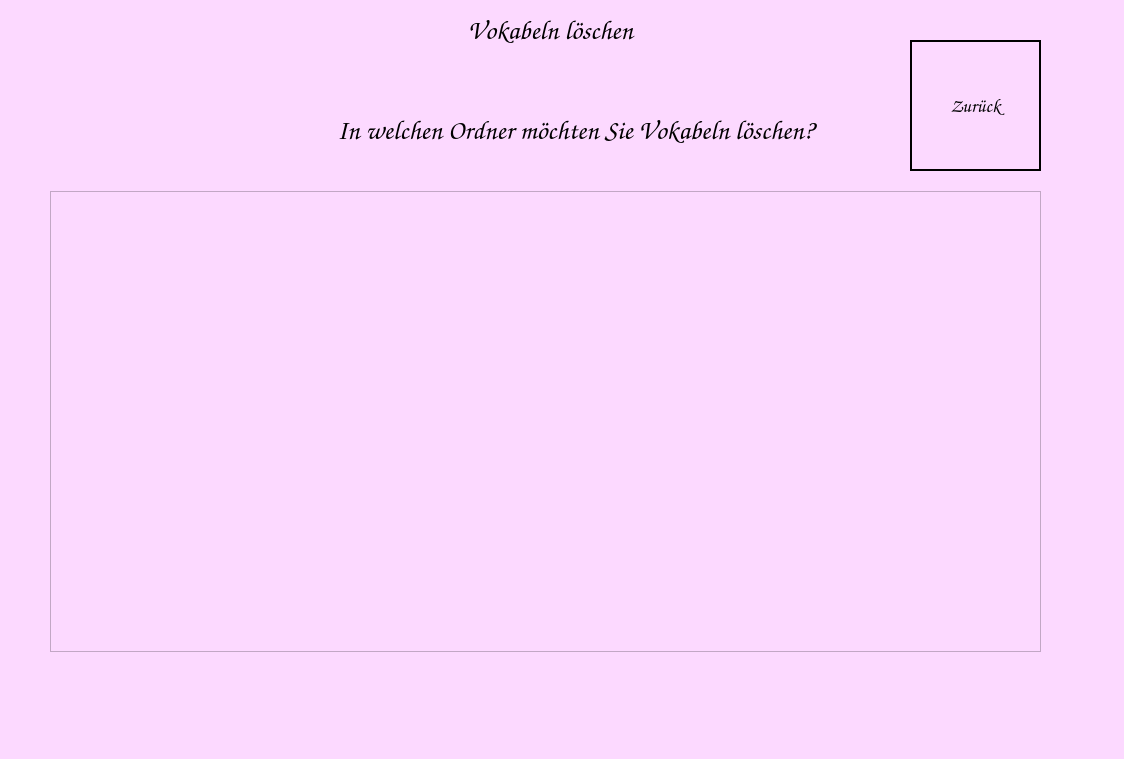
<?xml version="1.0" encoding="UTF-8"?>
<ui version="4.0">
 <class>WindowVocabularyDeleteFolder</class>
 <widget class="QMainWindow" name="WindowVocabularyDeleteFolder">
  <property name="geometry">
   <rect>
    <x>0</x>
    <y>0</y>
    <width>1124</width>
    <height>759</height>
   </rect>
  </property>
  <property name="windowTitle">
   <string>Vokabeltrainer</string>
  </property>
  <property name="styleSheet">
   <string notr="true">background-color: rgb(252, 217, 255);</string>
  </property>
  <widget class="QWidget" name="centralwidget">
   <widget class="QLabel" name="label">
    <property name="geometry">
     <rect>
      <x>410</x>
      <y>10</y>
      <width>281</width>
      <height>41</height>
     </rect>
    </property>
    <property name="font">
     <font>
      <family>Comic Sans MS</family>
      <pointsize>20</pointsize>
      <bold>true</bold>
     </font>
    </property>
    <property name="layoutDirection">
     <enum>Qt::LayoutDirection::LeftToRight</enum>
    </property>
    <property name="text">
     <string>Vokabeln löschen</string>
    </property>
    <property name="alignment">
     <set>Qt::AlignmentFlag::AlignCenter</set>
    </property>
   </widget>
   <widget class="QLabel" name="label_2">
    <property name="geometry">
     <rect>
      <x>80</x>
      <y>100</y>
      <width>991</width>
      <height>61</height>
     </rect>
    </property>
    <property name="font">
     <font>
      <family>Comic Sans MS</family>
      <pointsize>20</pointsize>
     </font>
    </property>
    <property name="text">
     <string>In welchen Ordner möchten Sie Vokabeln löschen?</string>
    </property>
    <property name="alignment">
     <set>Qt::AlignmentFlag::AlignCenter</set>
    </property>
   </widget>
   <widget class="QListWidget" name="listWidget">
    <property name="geometry">
     <rect>
      <x>50</x>
      <y>191</y>
      <width>991</width>
      <height>461</height>
     </rect>
    </property>
    <property name="font">
     <font>
      <family>Z003</family>
      <pointsize>20</pointsize>
      <italic>true</italic>
      <bold>true</bold>
     </font>
    </property>
   </widget>
   <widget class="QPushButton" name="pb_back">
    <property name="geometry">
     <rect>
      <x>910</x>
      <y>40</y>
      <width>131</width>
      <height>131</height>
     </rect>
    </property>
    <property name="font">
     <font>
      <family>Comic Sans MS</family>
      <pointsize>14</pointsize>
      <bold>true</bold>
      <underline>false</underline>
     </font>
    </property>
    <property name="styleSheet">
     <string notr="true">background-color: transparent;
border-color: rgb(0, 0, 0);
border: 2px solid black;</string>
    </property>
    <property name="text">
     <string>Zurück</string>
    </property>
   </widget>
   <widget class="QLabel" name="label_3">
    <property name="geometry">
     <rect>
      <x>910</x>
      <y>40</y>
      <width>131</width>
      <height>131</height>
     </rect>
    </property>
    <property name="text">
     <string/>
    </property>
    <property name="pixmap">
     <pixmap>../pictures/horse_back.png</pixmap>
    </property>
    <property name="scaledContents">
     <bool>true</bool>
    </property>
   </widget>
   <zorder>label</zorder>
   <zorder>label_2</zorder>
   <zorder>listWidget</zorder>
   <zorder>label_3</zorder>
   <zorder>pb_back</zorder>
  </widget>
  <widget class="QMenuBar" name="menubar">
   <property name="geometry">
    <rect>
     <x>0</x>
     <y>0</y>
     <width>1124</width>
     <height>23</height>
    </rect>
   </property>
  </widget>
  <widget class="QStatusBar" name="statusbar"/>
 </widget>
 <resources/>
 <connections/>
</ui>
